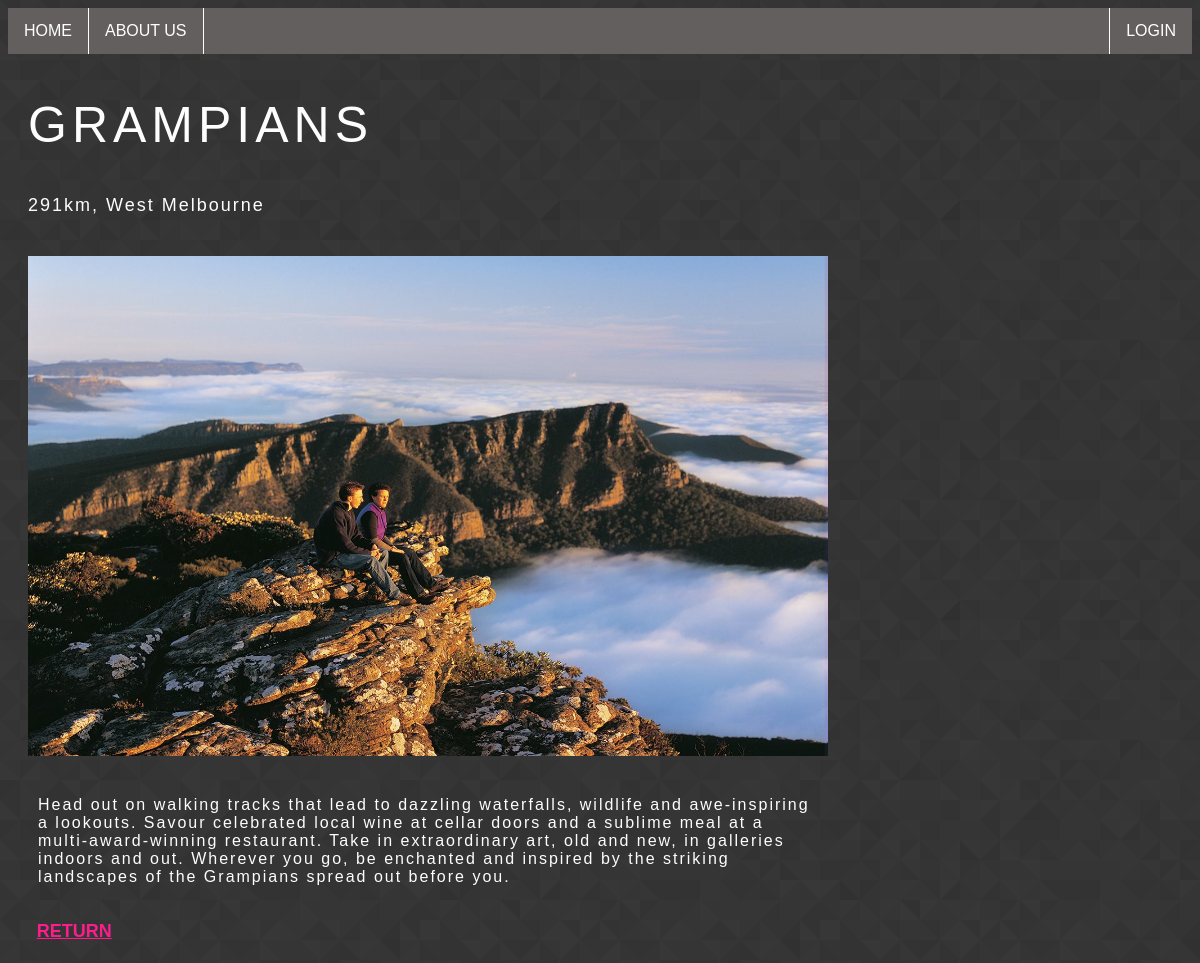
/detailspage.php?id=5, run on the app's committed database.
### tables this page shows
CREATE TABLE `product` (
  `id` tinyint(10) NOT NULL,
  `name` varchar(20) NOT NULL,
  `description` text NOT NULL,
  `image` varchar(50) NOT NULL,
  `caption` varchar(50) NOT NULL,
  `location` varchar(50) NOT NULL,
  `date_update` timestamp NOT NULL DEFAULT current_timestamp() ON UPDATE current_timestamp()
);

### db_class.php (called while the page is built, shortened)
<?php
class dbController{
    private $conn;
    public function __construct($host,$user,$pass,$db){
        $this->conn = new mysqli(
            $this->host=$host,
            $this->user=$user,
            $this->pass=$pass,
            $this->db=$db
        );
        return $this->conn;
    }
    public function getOneRecord($sql){
        $result = $this->conn->query($sql);
        if ($this->conn->error){
            $this->logError($this->conn->error, $sql);
            return false;
        }
        else{
        $row = $result->fetch_assoc();
        return $row;
        }
    }
}
?>

### detailspage.php (the view, shortened to what this page needs)
<?php
include ('includes/header.php');
include ('includes/nav.php');
$id = $_GET['id'];
require_once 'db_class.php';
$connection = new dbController(HOST,USER,PASS,DB);
$sql = "SELECT id,name,image,caption,description,location FROM product where id=$id";
$record = $connection->getOneRecord($sql);
$name = $record['name'];
$image = $record['image'];
$description = $record['description'];
$location = $record['location'];
echo "<section>";
    echo "<h2 id='headdetail'>$name<h2>";
    echo "<p id='locationdetail'> $location </p>";
    echo "<div id='firstdetailblock'><img src='$image' alt='$name' width=800px height=500px ></div>";
    echo "<div id='seconddetailblock'><p id='descriptiondetail'> $description </p></div>";
    echo "<a id='return' href='home.php'>RETURN</a>";
echo "</section>";
include ('includes/footer.php');
?>

### css/stylewebsite.css (style rules this page uses)
body { background-image: url("prism.png"); }
#return { padding: 8px; text-align: left; color: #fc1d8c; font-family: 'Julius Sans One', sans-serif; font-size: 18px; position: relative; left: 1.75%; }
#firstdetailblock { margin-right: auto; width: 800px; height: 500px; margin-top: 40px; margin-left: 20px; }
#seconddetailblock { margin-right: auto; margin-left: 10px; margin-top: 40px; width: 800px; height: 120px; }
#headdetail { margin-left: 20px; color: #fdfdfd; font-family: 'Julius Sans One', sans-serif; font-weight: normal; font-size: 50px; letter-spacing: 5px; }
#locationdetail { margin-left: 20px; color: #fdfdfd; font-family: 'Julius Sans One', sans-serif; font-weight: normal; font-size: 18px; letter-spacing: 2px; }
#descriptiondetail { margin-left: 20px; color: #fdfdfd; font-family: 'Julius Sans One', sans-serif; font-weight: normal; font-size: 16px; letter-spacing: 2px; }

### data on the page
product: name "GRAMPIANS", location "291km, West Melbourne", image (picture), description "Head out on walking tracks that lead to dazzling waterfalls, wildlife and awe-inspiring a lookouts. Savour celebrated local wine at cellar doors and a sublime meal at a multi-award-winning restaurant. Take in extraordinary art, old and new, in galleries indoors and out. Wherever you go, be enchanted and inspired by the striking landscapes of the Grampians spread out before you."
